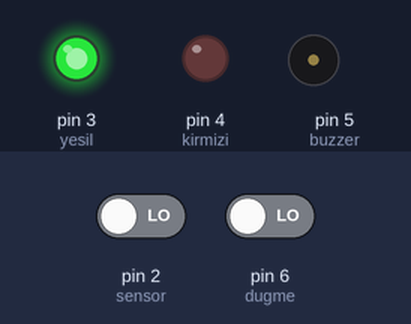
This sketch was run on a simulated Arduino Uno, built with avr-gcc and run on an emulated ATmega328P. Shown: output pins drawn as LEDs (lit = HIGH), buzzer (waves = sounding, pin HIGH). The test bench sets the inputs (shaded band); at power-on: pin 2 (sensor) LOW, pin 6 (dugme) LOW.

Above: at 1.2 s.
1.3 s: pin 2 (sensor) driven HIGH
At 2.1 s:
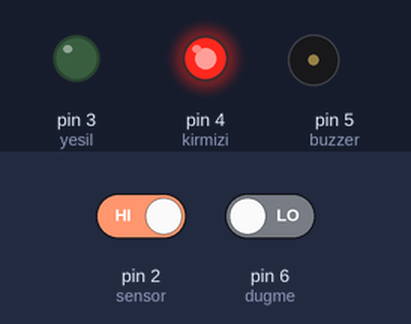
2.8 s: pin 6 (dugme) driven HIGH
At 2.95 s:
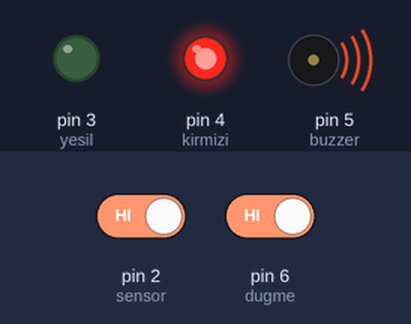
5.8 s: pin 6 (dugme) driven LOW
At 6.9 s:
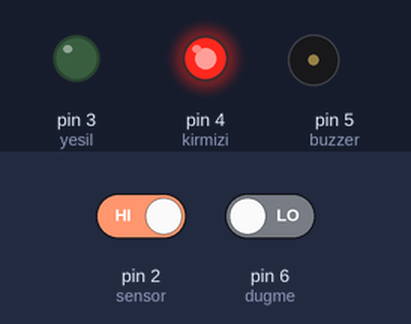
7.3 s: pin 2 (sensor) driven LOW
At 7.9 s:
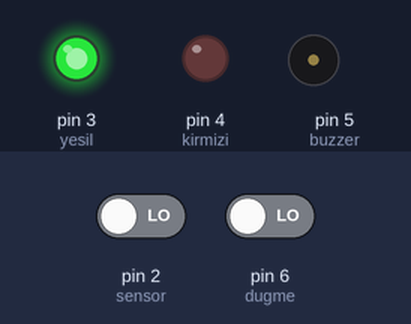
Timing chart, 0 to 9.8 s (numbered marks = the images above; inputs shaded):
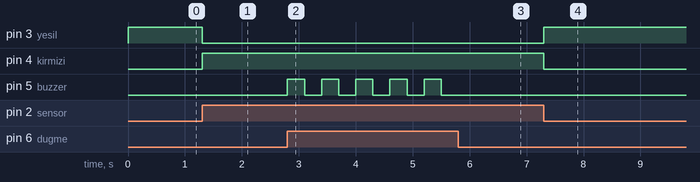

The sketch:

PIRHareketSensoru.ino
```cpp
//PIR Hareket Sensörü İle Alarm Projesi
//Pin atamalarını yapıyoruz
//Yesil ve kirmizi ledlerimizi 3 ve 4. digital pinlere takıyoruz.

const int yesil=3;
const int kirmizi=4;

//PIR sensörümüzü 2. digital pine takıyoruz.

const int sensor=2;

//Buzzer'ı 5. pine takıyoruz.

const int buzzer=5;

//Alarm çaldığında kapatmak için devreye bir düğme bağlıyoruz.
const int dugme=6;


void setup() {
  //Pin Modlarımızı ayarlıyoruz
  pinMode(yesil,OUTPUT);
  pinMode(kirmizi,OUTPUT);
  pinMode(sensor,INPUT);
  pinMode(buzzer,OUTPUT);
  pinMode(dugme,INPUT);
}

void loop() {

  //if döngüsü ile Sensör hareket algıladığında yapacağı şeyleri tanımlıyoruz.

  if(digitalRead(sensor)==HIGH){

    digitalWrite(yesil,LOW);
    digitalWrite(kirmizi,HIGH);

    //while döngüsü ile alarmın ne kadar süre çalışacağını ayarlıyoruz.
    //Düğmeye basılana kadar alarm çalmaya devam edecek.

    while(digitalRead(dugme)==HIGH){

      //Buzzer'ı çalıştırıyoruz.

      digitalWrite(buzzer,HIGH);
      delay(300);
      digitalWrite(buzzer,LOW);
      delay(300);

    }

  }
  //Alarmın çalmadığı durumlarda ne olacağını ayarlıyoruz.

  else{

    digitalWrite(yesil,HIGH);
    digitalWrite(kirmizi,LOW);

  }
}
//Mazhar Enes Özdemir
```

Measured:
- after the input at 1.3 s, pin 3 (yesil): HIGH → LOW at once; pin 4 (kirmizi): LOW → HIGH at once
- after the input at 2.8 s, pin 5 (buzzer): alternates HIGH for 0.30 s and LOW for 0.30 s, starting at once
- after the input at 5.8 s, pin 5 (buzzer): stops changing and stays LOW
- after the input at 7.3 s, pin 3 (yesil): LOW → HIGH at once; pin 4 (kirmizi): HIGH → LOW at once
